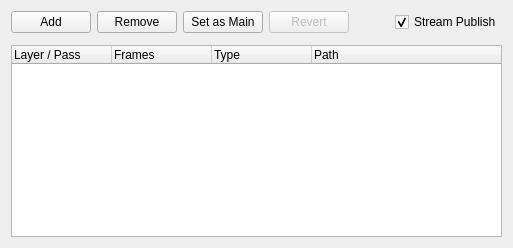
            <widget class="QWidget" name="renderPublishTab">
             <attribute name="title">
              <string>Render</string>
             </attribute>
             <layout class="QVBoxLayout" name="verticalLayout_6">
              <item>
               <widget class="QFrame" name="renderPblToolbar_frame">
                <property name="frameShape">
                 <enum>QFrame::NoFrame</enum>
                </property>
                <property name="frameShadow">
                 <enum>QFrame::Raised</enum>
                </property>
                <layout class="QHBoxLayout" name="horizontalLayout_10">
                 <property name="leftMargin">
                  <number>0</number>
                 </property>
                 <property name="topMargin">
                  <number>0</number>
                 </property>
                 <property name="rightMargin">
                  <number>0</number>
                 </property>
                 <property name="bottomMargin">
                  <number>6</number>
                 </property>
                 <item>
                  <widget class="QPushButton" name="renderPblAdd_pushButton">
                   <property name="text">
                    <string>Add</string>
                   </property>
                   <property name="default">
                    <bool>false</bool>
                   </property>
                   <property name="flat">
                    <bool>false</bool>
                   </property>
                  </widget>
                 </item>
                 <item>
                  <widget class="QPushButton" name="renderPblRemove_pushButton">
                   <property name="text">
                    <string>Remove</string>
                   </property>
                   <property name="default">
                    <bool>false</bool>
                   </property>
                   <property name="flat">
                    <bool>false</bool>
                   </property>
                  </widget>
                 </item>
                 <item>
                  <widget class="QPushButton" name="renderPblSetMain_pushButton">
                   <property name="enabled">
                    <bool>true</bool>
                   </property>
                   <property name="text">
                    <string>Set as Main</string>
                   </property>
                   <property name="checkable">
                    <bool>false</bool>
                   </property>
                   <property name="default">
                    <bool>false</bool>
                   </property>
                   <property name="flat">
                    <bool>false</bool>
                   </property>
                  </widget>
                 </item>
                 <item>
                  <widget class="QPushButton" name="renderPblRevert_pushButton">
                   <property name="enabled">
                    <bool>false</bool>
                   </property>
                   <property name="text">
                    <string>Revert</string>
                   </property>
                  </widget>
                 </item>
                 <item>
                  <spacer name="horizontalSpacer_5">
                   <property name="orientation">
                    <enum>Qt::Horizontal</enum>
                   </property>
                   <property name="sizeHint" stdset="0">
                    <size>
                     <width>40</width>
                     <height>20</height>
                    </size>
                   </property>
                  </spacer>
                 </item>
                 <item>
                  <widget class="QCheckBox" name="streamPbl_checkBox">
                   <property name="text">
                    <string>Stream Publish</string>
                   </property>
                   <property name="checked">
                    <bool>true</bool>
                   </property>
                  </widget>
                 </item>
                </layout>
               </widget>
              </item>
              <item>
               <widget class="QTreeWidget" name="renderPbl_treeWidget">
                <property name="alternatingRowColors">
                 <bool>true</bool>
                </property>
                <property name="textElideMode">
                 <enum>Qt::ElideMiddle</enum>
                </property>
                <property name="uniformRowHeights">
                 <bool>true</bool>
                </property>
                <property name="sortingEnabled">
                 <bool>false</bool>
                </property>
                <property name="animated">
                 <bool>true</bool>
                </property>
                <property name="headerHidden">
                 <bool>false</bool>
                </property>
                <property name="expandsOnDoubleClick">
                 <bool>false</bool>
                </property>
                <column>
                 <property name="text">
                  <string>Layer / Pass</string>
                 </property>
                </column>
                <column>
                 <property name="text">
                  <string>Frames</string>
                 </property>
                </column>
                <column>
                 <property name="text">
                  <string>Type</string>
                 </property>
                </column>
                <column>
                 <property name="text">
                  <string>Path</string>
                 </property>
                </column>
               </widget>
              </item>
             </layout>
            </widget>
